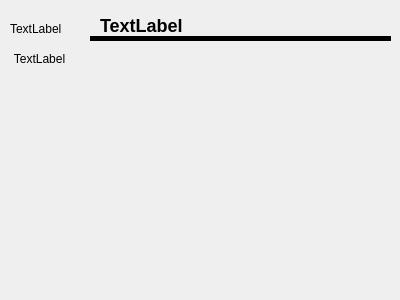
<?xml version="1.0" encoding="UTF-8"?>
<ui version="4.0">
 <class>Form</class>
 <widget class="QWidget" name="Form">
  <property name="geometry">
   <rect>
    <x>0</x>
    <y>0</y>
    <width>400</width>
    <height>300</height>
   </rect>
  </property>
  <property name="sizePolicy">
   <sizepolicy hsizetype="Expanding" vsizetype="Expanding">
    <horstretch>0</horstretch>
    <verstretch>0</verstretch>
   </sizepolicy>
  </property>
  <property name="windowTitle">
   <string>Form</string>
  </property>
  <widget class="QLabel" name="iconLabel">
   <property name="geometry">
    <rect>
     <x>10</x>
     <y>20</y>
     <width>59</width>
     <height>17</height>
    </rect>
   </property>
   <property name="sizePolicy">
    <sizepolicy hsizetype="Expanding" vsizetype="Preferred">
     <horstretch>0</horstretch>
     <verstretch>0</verstretch>
    </sizepolicy>
   </property>
   <property name="text">
    <string>TextLabel</string>
   </property>
  </widget>
  <widget class="QLabel" name="labelCity">
   <property name="geometry">
    <rect>
     <x>100</x>
     <y>10</y>
     <width>291</width>
     <height>31</height>
    </rect>
   </property>
   <property name="text">
    <string>&lt;html&gt;&lt;h2&gt;TextLabel&lt;/h2&gt;&lt;/html&gt;</string>
   </property>
  </widget>
  <widget class="Line" name="line">
   <property name="geometry">
    <rect>
     <x>90</x>
     <y>30</y>
     <width>301</width>
     <height>16</height>
    </rect>
   </property>
   <property name="frameShadow">
    <enum>QFrame::Plain</enum>
   </property>
   <property name="lineWidth">
    <number>5</number>
   </property>
   <property name="orientation">
    <enum>Qt::Horizontal</enum>
   </property>
  </widget>
  <widget class="QLabel" name="labelWeatherMain">
   <property name="geometry">
    <rect>
     <x>10</x>
     <y>50</y>
     <width>59</width>
     <height>17</height>
    </rect>
   </property>
   <property name="text">
    <string>TextLabel</string>
   </property>
   <property name="alignment">
    <set>Qt::AlignCenter</set>
   </property>
  </widget>
 </widget>
 <resources/>
 <connections/>
</ui>
